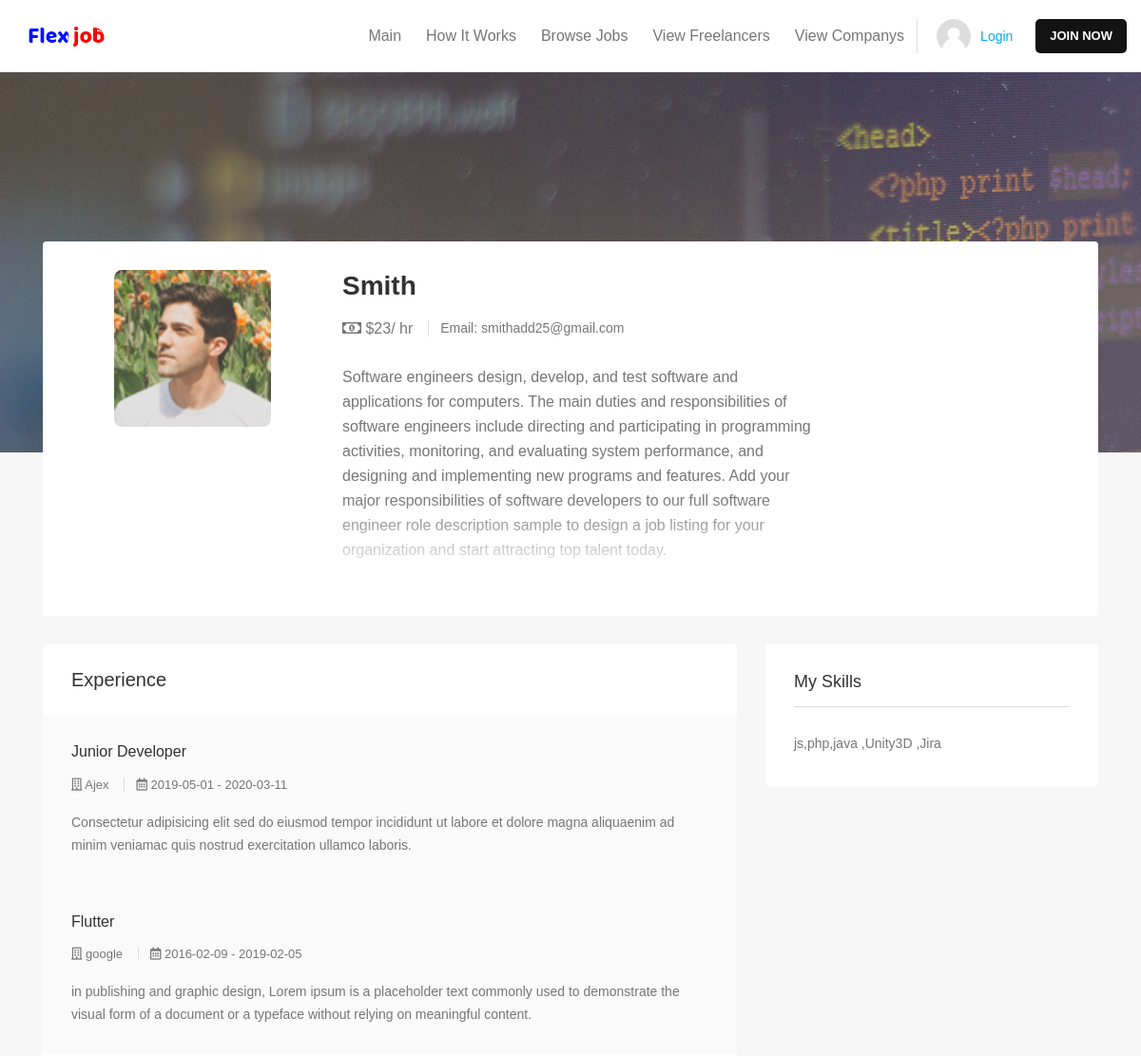
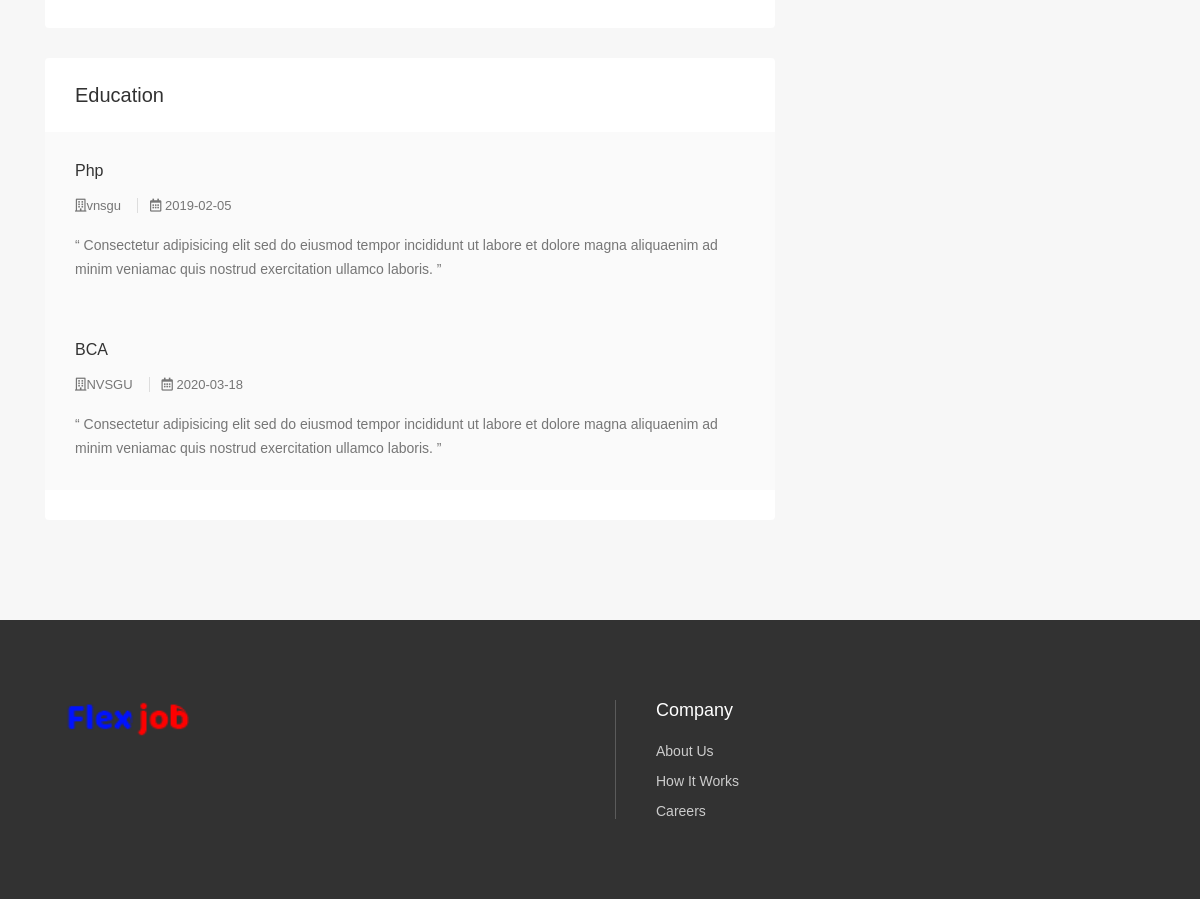
Page /usersingle.php?uid=94 on the committed database (2 pictures, top to bottom).
### tables this page shows
CREATE TABLE `user_tbl` (
  `uid` int(11) NOT NULL,
  `name` varchar(25) NOT NULL,
  `email` varchar(50) NOT NULL,
  `password` varchar(50) NOT NULL,
  `phno` varchar(11) NOT NULL,
  `approve` int(3) DEFAULT 0,
  `skills` varchar(255) DEFAULT NULL,
  `price` int(25) NOT NULL,
  `img` varchar(120) DEFAULT NULL,
  `gender` varchar(8) DEFAULT 'male',
  `description` longtext DEFAULT NULL
);

CREATE TABLE `experience_tbl` (
  `id` int(11) NOT NULL,
  `uid` int(11) NOT NULL,
  `c_name` varchar(25) NOT NULL,
  `s_date` date NOT NULL,
  `l_date` date NOT NULL,
  `post` varchar(25) NOT NULL,
  `description` mediumtext DEFAULT NULL
);

CREATE TABLE `education_tbl` (
  `id` int(11) NOT NULL,
  `uid` int(11) NOT NULL,
  `course` varchar(25) NOT NULL,
  `p_year` date NOT NULL,
  `university` varchar(25) NOT NULL,
  `description` mediumtext NOT NULL
);

### selectdata.php (called while the page is built, shortened)
<?php
    function userdata($id){
        $conn = sets();
        $que="select * from user_tbl where uid='$id'";
        $result = mysqli_query($conn,$que);
        return $result;
    }
    function exdata($id)
    {
        $conn = sets();
        $que="select * from experience_tbl where uid='$id'" ;
        $result = mysqli_query($conn,$que);
        return $result;
    }
    function edudata($id)
    {
        $conn=sets();
        $que="select * from education_tbl where uid='$id'";
        $result = mysqli_query($conn,$que);
        return $result;
    }
?>

### usersingle.php (the view, shortened to what this page needs)
<!doctype html>
	<html class="no-js" lang="">
<head>
	<link rel="stylesheet" href="css/bootstrap.min.css">
	<link rel="stylesheet" href="css/normalize.css">
	<link rel="stylesheet" href="css/scrollbar.css">
	<link rel="stylesheet" href="css/fontawesome/fontawesome-all.css">
	<link rel="stylesheet" href="css/font-awesome.min.css">
	<link rel="stylesheet" href="css/owl.carousel.min.css">
	<link rel="stylesheet" href="css/jquery-ui.css">
	<link rel="stylesheet" href="css/linearicons.css">
	<link rel="stylesheet" href="css/tipso.css">
	<link rel="stylesheet" href="css/chosen.css">
	<link rel="stylesheet" href="css/prettyPhoto.css">
	<link rel="stylesheet" href="css/main.css">
	<link rel="stylesheet" href="css/color.css">
	<link rel="stylesheet" href="css/transitions.css">
	<link rel="stylesheet" href="css/responsive.css">
	<?php require('header.php');
	include('selectdata.php');
	$row=userdata($_GET["uid"]);
	$exrow=exdata($_GET["uid"]);
	$edurow=edudata($_GET["uid"]);
	$result= $row->fetch_assoc();
	if($result["img"]=="")
	{
		$location="images/upload/default.jpg";
	}
	else
	{
		$location="images/upload/".$result["img"];
	}
	?>
</head>
<body class="wt-login">
	<div id="wt-wrapper" class="wt-wrapper wt-haslayout">
		<div class="wt-contentwrapper">
			<div class="wt-haslayout wt-innerbannerholder wt-innerbannerholdervtwo">
				<div class="container">
					<div class="row justify-content-md-center">
						<div class="col-xs-12 col-sm-12 col-md-8 push-md-2 col-lg-6 push-lg-3">
						</div>
					</div>
				</div>
			</div>
			<main id="wt-main" class="wt-main wt-haslayout wt-innerbgcolor">
				<div class="wt-main-section wt-paddingtopnull wt-haslayout">
					<div class="container">
						<div class="row">
							<div class="col-12 col-sm-12 col-md-12 col-lg-12 float-left">
								<div class="wt-userprofileholder">
									<div class="col-12 col-sm-12 col-md-12 col-lg-3 float-left">
										<div class="row">
											<div class="wt-userprofile">
												<figure>
												<img src="<?php echo $location;?>" alt="image description" style="margin-left:45px; vertical-align: middle; width:165px; height:165px; border-radius: 5%;">
												</figure>
											</div>
										</div>
									</div>
									<div class="col-12 col-sm-12 col-md-12 col-lg-9 float-left">
										<div class="row">
											<div class="wt-proposalhead wt-userdetails">
											<h2><?php ?>
												<?php echo $result["name"]; ?>
											</h2>
												<ul class="wt-userlisting-breadcrumb wt-userlisting-breadcrumbvtwo">
													<li><span><i class="far fa-money-bill-alt"></i> <?php echo "$".$result["price"]; ?>/ hr</span></li>
													<li>Email: <?php echo $result["email"]; ?></li>
												</ul>
												<div class="wt-description">
													<p><?php echo $result["description"]; ?></p>
												</div>
											</div>
										</div>
									</div>
								</div>
							</div>
						</div>
					</div>
					<div class="container">
						<div class="row">
							<div id="wt-twocolumns" class="wt-twocolumns wt-haslayout">
								<div class="col-xs-12 col-sm-12 col-md-7 col-lg-7 col-xl-8 float-left">
									<div class="wt-usersingle">
										<div class="wt-experience">
											<div class="wt-usertitle">
												<h2>Experience</h2>
											</div>
											<div class="wt-experiencelisting-hold">
											<?php while($exresult=$exrow->fetch_assoc()):?>
												<div class="wt-experiencelisting wt-bgcolor">
													<div class="wt-title">
														<h3><?php echo $exresult["post"];?></h3>
													</div>
													<div class="wt-experiencecontent">
														<ul class="wt-userlisting-breadcrumb">
															<li><span><i class="far fa-building"></i><?php echo " ". $exresult["c_name"];?></span></li>
															<li><span><i class="far fa-calendar"></i> <?php echo $exresult["s_date"];?> - <?php echo $exresult["l_date"];?></span></li>
														</ul>
														<div class="wt-description">
															<p><?php echo $exresult["description"];?></p>
														</div>
													</div>
												</div>
											<?php endwhile;?>
												<div class="divheight"></div>
											</div>
										</div>
										<div class="wt-experience wt-education">
											<div class="wt-usertitle">
												<h2>Education</h2>
											</div>
											<div class="wt-experiencelisting-hold">
											<?php while($edu=$edurow->fetch_assoc()):?>
												<div class="wt-experiencelisting wt-bgcolor">
													<div class="wt-title">
														<h3><?php echo $edu["course"];?></h3>
													</div>
													<div class="wt-experiencecontent">
														<ul class="wt-userlisting-breadcrumb">
															<li><span><i class="far fa-building"></i><?php echo $edu["university"];?></span></li>
															<li><span><i class="far fa-calendar"></i> <?php echo $edu["p_year"];?> </span></li>
														</ul>
														<div class="wt-description">
															<p>“ <?php echo $edu["description"];?>  ”</p>
														</div>
													</div>
												</div>
											<?php endwhile;?>
												<div class="divheight"></div>
											</div>
										</div>
									</div>
								</div>
								<div class="col-xs-12 col-sm-12 col-md-5 col-lg-5 col-xl-4 float-left">
									<aside id="wt-sidebar" class="wt-sidebar">
										<div id="wt-ourskill" class="wt-widget">
											<div class="wt-widgettitle">
												<h2>My Skills</h2>
											</div>
											<div class="wt-widgetcontent wt-skillscontent">
												<div class="wt-skillholder" data-percent="50%">
													<span><?php echo $result["skills"];?></span>
												</div>
											</div>
										</div>
									</aside>
								</div>
							</div>
						</div>
					</div>
				</div>
			</main>
			<?php include('footer.php');?>
		</div>
	</div>
</body>
</html>

### css/transitions.css (style rules this page uses)
*:after, *:before, p a, a, .wt-socialicons li a, .wt-roundicontext, .wt-roundicontext .wt-usericonholder, .sub-menu, .mega-menu, .wt-article, .wt-article figure img, .wt-speakerimg img, .wt-categoryslidercontent, .wt-filtertag li a i, .wt-userlistinghold, .wt-companysdetails, .wt-companysdetails .wt-companysimg img, .wt-comfollowers ul li, .wt-comfollowers ul li a span, .wt-comfollowers ul li a span img, .wt-articlesuser .wt-particlehold figure img, .wt-project figure img, .wt-usernav, .wt-btn, .wt-particlehold figure img, .wt-main, .wt-offersmessages .wt-ad, .wt-openmenu .wt-usersidebar .wt-companysinfo .wt-title, .wt-openmenu .wt-usersidebar .wt-companysinfo .wt-btnarea, .wt-iconbox i, .wt-tabstitle li, .wt-tablecategories tr, .wt-designimg input[type=radio]+ label img, .wt-designimg input[type=radio]+ label i, .wt-navigation > ul > li > .sub-menu > li.menu-item-has-children .sub-menu li, .wt-navigation > ul > li > .sub-menu > li, .chosen-container-multi .chosen-choices li.search-choice, .wt-dateandmsg span:nth-child(2), .wt-posteditem, .wt-slidernav .wt-prev, .wt-slidernav .wt-next, .wt-btnmenutoggle { -webkit-transition: all 300ms ease-in-out; -moz-transition: all 300ms ease-in-out; -ms-transition: all 300ms ease-in-out; -o-transition: all 300ms ease-in-out; transition: all 300ms ease-in-out; }

### rows in the picture
user_tbl: img (picture), name "Smith", price "23", email "smithadd25@gmail.com", description "Software engineers design, develop, and test software and applications for computers. The main duties and responsibilities of software engineers include directing and participating in programming activities, monitoring, and evaluating system performance, and designing and implementing new programs and features. Add your major responsibilities of software developers to our full software engineer role description sample to design a job listing for your organization and start attracting top talent today.", skills "js,php,java ,Unity3D ,Jira"
experience_tbl: post "Junior Developer", c_name "Ajex", s_date "2019-05-01", l_date "2020-03-11", description "Consectetur adipisicing elit sed do eiusmod tempor incididunt ut labore et dolore magna aliquaenim ad minim veniamac quis nostrud exercitation ullamco laboris."
experience_tbl: post "Flutter", c_name "google", s_date "2016-02-09", l_date "2019-02-05", description "in publishing and graphic design, Lorem ipsum is a placeholder text commonly used to demonstrate the visual form of a document or a typeface without relying on meaningful content."
education_tbl: course "Php", university "vnsgu", p_year "2019-02-05", description "Consectetur adipisicing elit sed do eiusmod tempor incididunt ut labore et dolore magna aliquaenim ad minim veniamac quis nostrud exercitation ullamco laboris."
education_tbl: course "BCA", university "NVSGU", p_year "2020-03-18", description "Consectetur adipisicing elit sed do eiusmod tempor incididunt ut labore et dolore magna aliquaenim ad minim veniamac quis nostrud exercitation ullamco laboris."
